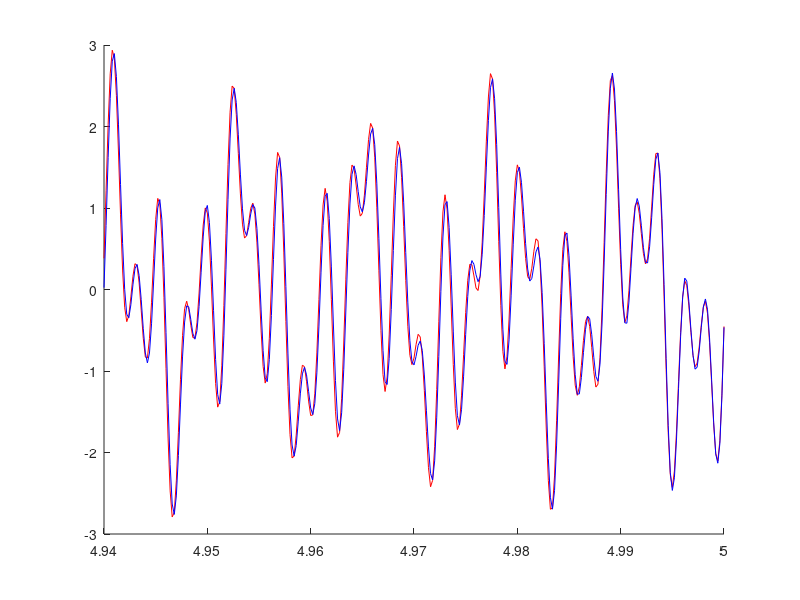

Write MATLAB code to recreate this figure.
load('Procedure_1.mat');

signal_length = length(x);

%subtract 1 from number of samples to account for t = 0
n_seconds = (signal_length - 1) / fs; %n_seconds = 5

%time vector is from 0 to n_seconds, length = length of x
time_domain = 0:1/fs:n_seconds;

%plot(time_domain, x) % cannot determine Nyquist frequency visually, too high frequency

%take fft
fft_x = fft(x);

%for the fft, index 1 is the dc offset, the max frequency is fs/2
%(nyquist). therefore, the frequency is ind - 1, and the output is
%symmetric around fs/2 + 1. if this value is not an integer,
%then the nyquist frequency is not included in the fft. if it's an integer,
%the nyquist is included, and only included once.
%note that when the signal duration, N/fs, is not 1, the frequencies are
%scaled by fs/N

%i fucking hate matlab. 1-indexing is so annoying to deal with

one_sided_fft = fft_x(1:floor(signal_length/2)+1);
amplitudes = abs(one_sided_fft)/signal_length;

%because we've halved the length of the signal, we need to double the
%amplitude of the non-repeated components. 0 is not repeated, and if the signal
%has an even length, the last value is not repeated, whereas if the signal
%has an odd length, the last value is repeated, hence the use of modulo
amplitudes(2:end-mod(signal_length+1,2)) = 2*amplitudes(2:end-mod(signal_length+1,2));

frequencies=fs/signal_length*(0:length(amplitudes)-1);
%plot(frequencies, amplitudes);

angles = angle(one_sided_fft);

%to recreate the signal, we use the values that exceed a given amplitude
%threshold:
threshold = 0.001;
amplitudes_filtered = amplitudes(amplitudes > threshold);
frequencies_filtered = frequencies(amplitudes > threshold);
angles_filtered = angles(amplitudes > threshold);

recreation = zeros(1, length(x));
for i = 1:length(amplitudes_filtered)
    recreation = recreation+amplitudes_filtered(i)*cos(2*pi*frequencies_filtered(i)*time_domain+angles_filtered(i));
end

%for whatever reason the recreation is offset by like half a sample. i
%think this is an artifact caused by there being an odd number of samples
%to deal with this, we can try:
x_offset = x(2:end);
x_combine = x(1:end-1) + x_offset;
x_combine = x_combine/2;

hold on
plot(time_domain(end-300:end), recreation(end-300:end), 'r')
plot(time_domain(end-300:end), x_combine(end-300:end), 'b')

%plotting the two signals seems to suggest we're pretty close. there's a
%few artifacts but overall looks reasonably correct.

